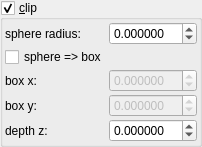
    <widget class="MyGroupBox" name="groupCheck_transf_function_enabledT_false">
     <property name="title">
      <string>&amp;clip</string>
     </property>
     <property name="checkable">
      <bool>true</bool>
     </property>
     <layout class="QVBoxLayout" name="verticalLayout_13" stretch="0">
      <property name="spacing">
       <number>2</number>
      </property>
      <property name="leftMargin">
       <number>2</number>
      </property>
      <property name="topMargin">
       <number>2</number>
      </property>
      <property name="rightMargin">
       <number>2</number>
      </property>
      <property name="bottomMargin">
       <number>2</number>
      </property>
      <item>
       <layout class="QGridLayout" name="gridLayout_31" columnstretch="0,1">
        <property name="spacing">
         <number>2</number>
        </property>
        <item row="3" column="1">
         <widget class="MyDoubleSpinBox" name="spinbox3_transf_scale3D_444_y">
          <property name="enabled">
           <bool>false</bool>
          </property>
          <property name="sizePolicy">
           <sizepolicy hsizetype="Minimum" vsizetype="Maximum">
            <horstretch>0</horstretch>
            <verstretch>0</verstretch>
           </sizepolicy>
          </property>
          <property name="prefix">
           <string/>
          </property>
          <property name="suffix">
           <string/>
          </property>
          <property name="decimals">
           <number>6</number>
          </property>
          <property name="minimum">
           <double>-99.998999999999995</double>
          </property>
          <property name="maximum">
           <double>99.998999999999995</double>
          </property>
          <property name="singleStep">
           <double>0.100000000000000</double>
          </property>
          <property name="value">
           <double>0.000000000000000</double>
          </property>
         </widget>
        </item>
        <item row="0" column="1">
         <widget class="MyDoubleSpinBox" name="spinbox_transf_offset_4">
          <property name="sizePolicy">
           <sizepolicy hsizetype="Minimum" vsizetype="Maximum">
            <horstretch>0</horstretch>
            <verstretch>0</verstretch>
           </sizepolicy>
          </property>
          <property name="prefix">
           <string/>
          </property>
          <property name="suffix">
           <string/>
          </property>
          <property name="decimals">
           <number>6</number>
          </property>
          <property name="minimum">
           <double>-99.998999999999995</double>
          </property>
          <property name="maximum">
           <double>99.998999999999995</double>
          </property>
          <property name="singleStep">
           <double>0.100000000000000</double>
          </property>
         </widget>
        </item>
        <item row="1" column="0">
         <widget class="MyCheckBox" name="checkBox_transf_function_enabledS_false">
          <property name="text">
           <string notr="true">sphere =&gt; box</string>
          </property>
         </widget>
        </item>
        <item row="0" column="0">
         <widget class="QLabel" name="label_41">
          <property name="text">
           <string notr="true">sphere radius:</string>
          </property>
         </widget>
        </item>
        <item row="2" column="1">
         <widget class="MyDoubleSpinBox" name="spinbox3_transf_scale3D_444_x">
          <property name="enabled">
           <bool>false</bool>
          </property>
          <property name="sizePolicy">
           <sizepolicy hsizetype="Minimum" vsizetype="Maximum">
            <horstretch>0</horstretch>
            <verstretch>0</verstretch>
           </sizepolicy>
          </property>
          <property name="prefix">
           <string/>
          </property>
          <property name="suffix">
           <string/>
          </property>
          <property name="decimals">
           <number>6</number>
          </property>
          <property name="minimum">
           <double>-99.998999999999995</double>
          </property>
          <property name="maximum">
           <double>99.998999999999995</double>
          </property>
          <property name="singleStep">
           <double>0.100000000000000</double>
          </property>
          <property name="value">
           <double>0.000000000000000</double>
          </property>
         </widget>
        </item>
        <item row="2" column="0">
         <widget class="QLabel" name="label_145">
          <property name="text">
           <string notr="true">box x:</string>
          </property>
         </widget>
        </item>
        <item row="3" column="0">
         <widget class="QLabel" name="label_146">
          <property name="text">
           <string notr="true">box y:</string>
          </property>
         </widget>
        </item>
        <item row="4" column="0">
         <widget class="QLabel" name="label_144">
          <property name="text">
           <string notr="true">depth z:</string>
          </property>
         </widget>
        </item>
        <item row="4" column="1">
         <widget class="MyDoubleSpinBox" name="spinbox3_transf_scale3D_444_z">
          <property name="sizePolicy">
           <sizepolicy hsizetype="Minimum" vsizetype="Maximum">
            <horstretch>0</horstretch>
            <verstretch>0</verstretch>
           </sizepolicy>
          </property>
          <property name="prefix">
           <string/>
          </property>
          <property name="suffix">
           <string/>
          </property>
          <property name="decimals">
           <number>6</number>
          </property>
          <property name="minimum">
           <double>-99.998999999999995</double>
          </property>
          <property name="maximum">
           <double>99.998999999999995</double>
          </property>
          <property name="singleStep">
           <double>0.100000000000000</double>
          </property>
          <property name="value">
           <double>0.000000000000000</double>
          </property>
         </widget>
        </item>
       </layout>
      </item>
     </layout>
    </widget>
